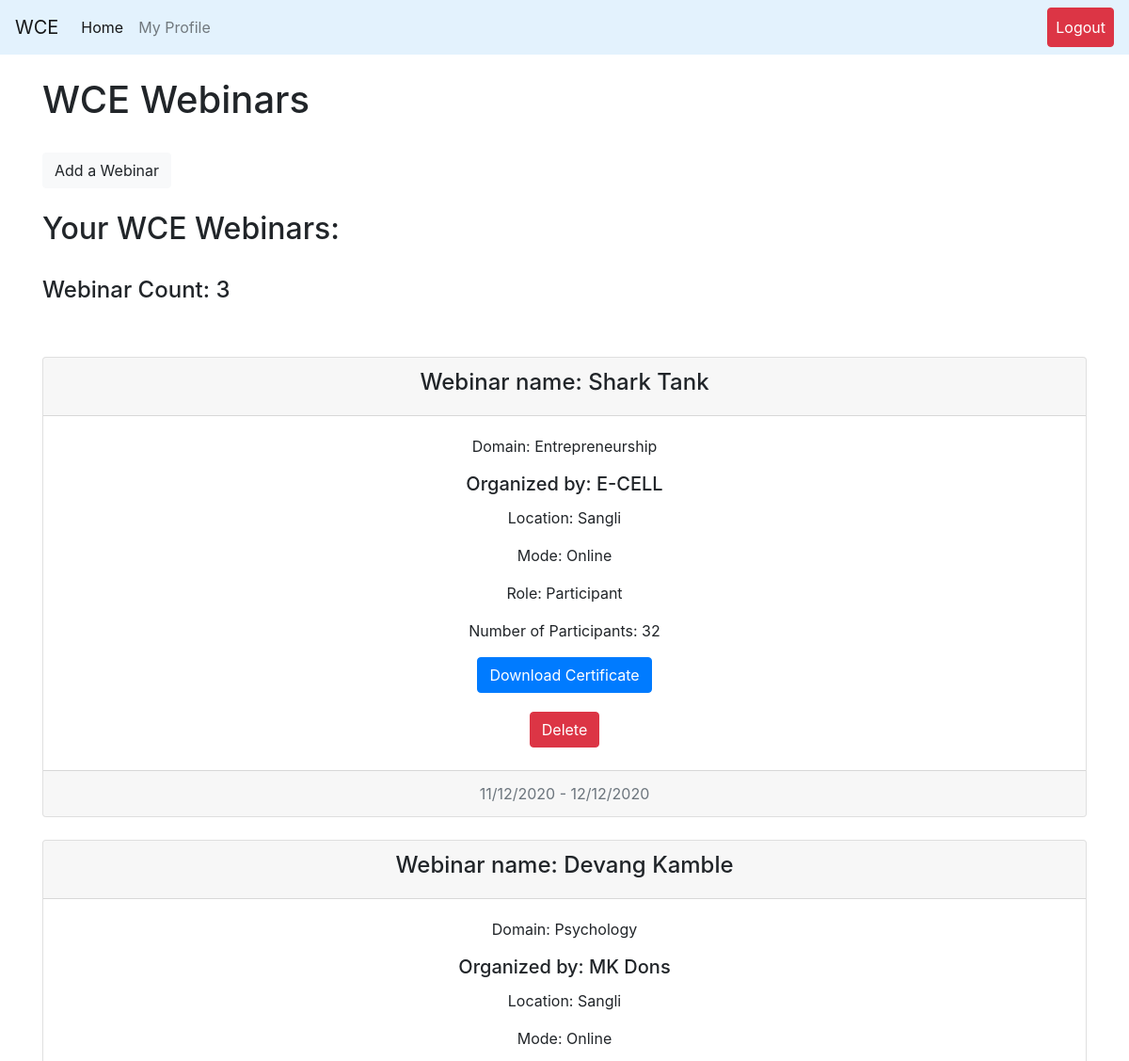
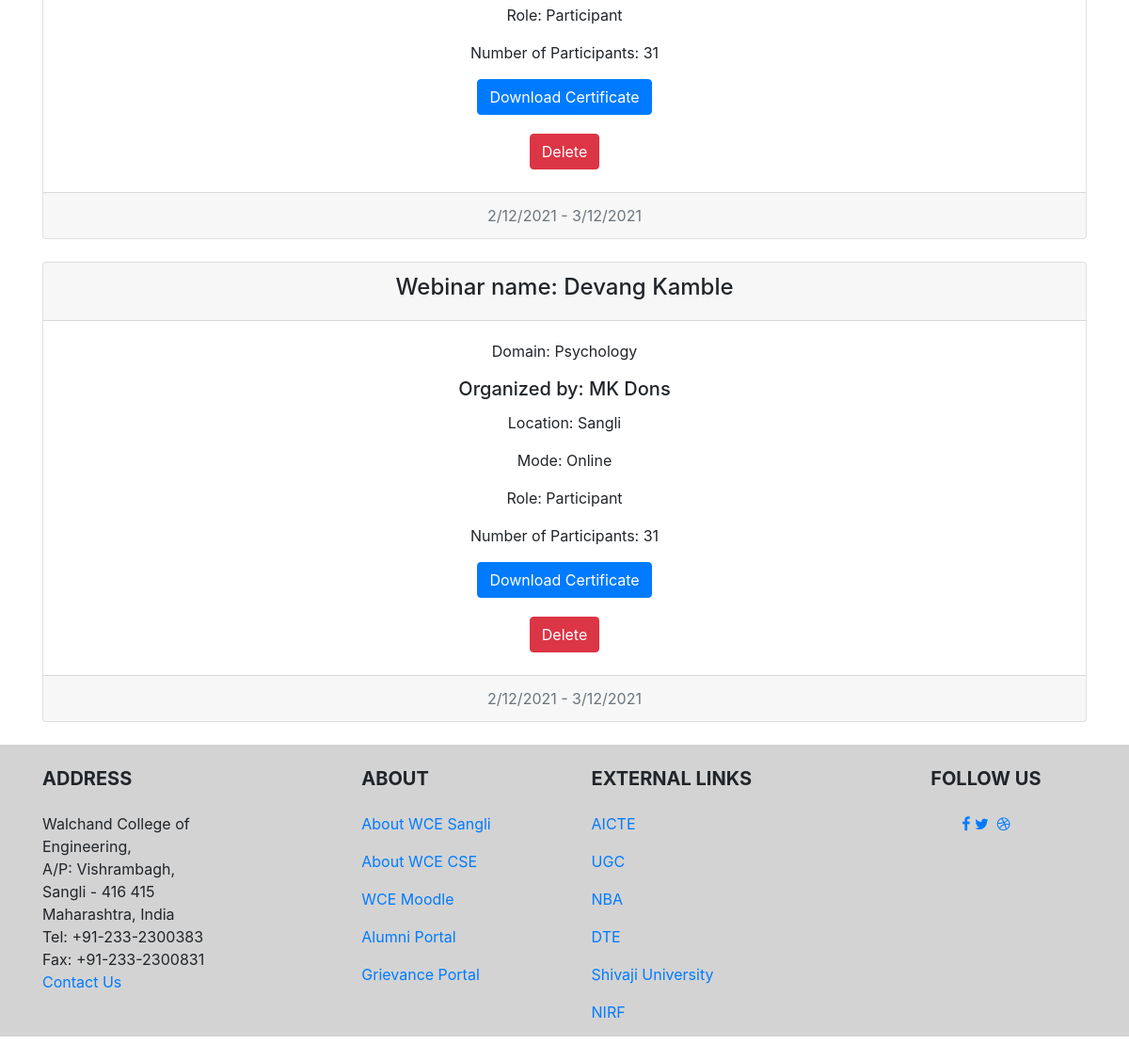
Page /faculty/WCE/Webinars (signed in) on the committed database (2 pictures, top to bottom).
### teacher/models.py (models this page shows, shortened)
class wcewebinars(models.Model):
    user = models.ForeignKey(User, on_delete=models.CASCADE)
    name = models.CharField(default='kala', max_length=30)
    domain = models.CharField(default='CSE', max_length=40)
    organizer = models.CharField(default='WCE', max_length=30) #Name of Organizing College/University
    location = models.CharField(default='Sangli', max_length=50)
    mode = models.BooleanField()  # TRUE=Inplace FALSE=Online
    role = models.CharField(default='Head', max_length=50)
    startDate = models.DateTimeField(default=timezone.now)
    endDate = models.DateTimeField(default=timezone.now)
    numberOfParticipants = models.IntegerField()
    certification = models.CharField(default='https://storage.googleapis.com/coeus-1482f.appspot.com/jrJHaAmxio5spt4okAh6Pi.pdf', max_length=500)
    certBool = models.BooleanField()

### teacher/views.py (the view)
# urls.py: path('Webinars', views.wcewebinars.as_view(), name="WCEWebinars"),
class wcewebinars(View):
    def get(self, request, template_name='teacher/organizedActivities/wcewebinars.html'):
        group = request.user.groups.all()[0].name
        if isFaculty(group) == 0:
            return render(request, 'login.html')
        else:
            try:
                user = request.user
                allWCEWebinars = WCEWebinar.objects.filter(user=user)
                countWCEWebinars = len(allWCEWebinars)
            except:
                allWCEWebinars = None
                countWCEWebinars = 0
            args = {}
            args["allWCEWebinars"] = allWCEWebinars
            args["countWCEWebinars"] = countWCEWebinars
            return render(request, template_name, args)

### teacher/views.py (called while the page is built)
def isFaculty(group_name):
    if group_name == 'faculty_group':
        return 1
    else:
        return 0

### teacher/templates/teacher/organizedActivities/wcewebinars.html (shortened to what this page needs)
{% extends 'base.html' %}
{% block content %}
<br><h1>WCE Webinars</h1><br>
<a class="btn btn-light" href="{% url 'teacher:addWCEWebinar' %}" role="button">Add a Webinar</a><br>
<br>
<h2>Your WCE Webinars: </h2>
<br>
<h4>Webinar Count: {{ countWCEWebinars }}</h4>
<br><br>
{% for i in allWCEWebinars %}
<div class="card text-center">
  <div class="card-header">
    <h4>Webinar name: {{ i.name }}</h4>
  </div>
  <div class="card-body">
    <p class="card-text">Domain: {{ i.domain }}</p>
    <h5 class="card-title">Organized by: {{ i.organizer }}</h5>
    <p class="card-text">Location: {{ i.location }}</p>
    <p class="card-text">
    {% if i.mode == True %}
    Mode: Online
    {% endif %}
    </p>
    <p class="card-text">Role: {{ i.role }}</p>
    <p class="card-text">Number of Participants: {{ i.numberOfParticipants }}</p>
    {% if i.certification != "NA" %}
    <a href="{{i.certification}}" class="btn btn-primary">Download Certificate</a>
    {% endif %}
  </div>
  <td><a href="{% url 'teacher:delete_items' i.id 'Webinars' %}"><button type="button" class="btn btn-danger">Delete</button></a></td>
  <br>
  <div class="card-footer text-muted">
        {{ i.startDate.day }}/{{ i.startDate.month }}/{{ i.startDate.year }} - {{ i.endDate.day }}/{{i.endDate.month}}/{{i.endDate.year}}
  </div>
</div>
<br>
{% endfor %}
{% endblock %}

### CoeusPro/templates/base.html (shortened to what this page needs)
<!doctype html>
<html lang="en">
{% load static %}
<head>
    <link rel="stylesheet" href="https://stackpath.bootstrapcdn.com/font-awesome/4.7.0/css/font-awesome.min.css">
    <link rel="stylesheet" href="https://stackpath.bootstrapcdn.com/bootstrap/4.5.2/css/bootstrap.min.css">
    <link rel="stylesheet" type="text/css" href="{% static 'css/footer.css' %}">
</head>
<body>
<div id="page-container">
    <nav class="navbar navbar-expand-lg navbar-light" style="background-color: #e3f2fd;">
        <a class="navbar-brand" href="http://www.walchandsangli.ac.in/" target="_blank">WCE</a>
        <div class="collapse navbar-collapse" id="navbarNavDropdown">
            <ul class="navbar-nav">
                {% for group_for in request.user.groups.all %}
                {% if group_for.name == 'student_group' %}
                <li class="nav-item active">
                    <a class="nav-link" href="{% url 'student:studentHome' %}">Home <span class="sr-only">(current)</span></a>
                </li>
                {% elif group_for.name == 'HOD_group' %}
                <li class="nav-item active">
                    <a class="nav-link" href="{% url 'HOD:HODHome' %}">Home <span class="sr-only">(current)</span></a>
                </li>
                {% elif group_for.name == 'faculty_group' %}
                <li class="nav-item active">
                    <a class="nav-link" href="{% url 'teacher:facultyHome' %}">Home <span class="sr-only">(current)</span></a>
                </li>
                {% else %}
                <li class="nav-item active">
                    <a class="nav-link" href="{% url 'home' %}">Home <span class="sr-only">(current)</span></a>
                </li>
                {% endif %}
                {% endfor %}
                {% if user.is_authenticated %}
                <li class="nav-item">
                    <a class="nav-link" href="{% url 'profile' user  %}">My Profile</a>
                </li>
            {% endif %}
        </div>
        {% if user.is_authenticated %}
        <ul class="nav navbar-nav ml-auto">
            <li class="nav-item">
                <a class="nav-link btn btn-danger" style="color: white" href="{% url 'logout' %}">Logout</a>
            </li>
        </ul>
        {% endif %}
    </nav>
    <div class="container">
        {% block content %}
        {% endblock %}
    </div>
    <footer id="footer" >
        <div class="container text-center text-md-left">
            <div class="row">
                <div class="col-md-4 col-lg-3 mr-auto my-md-4 my-0 mt-4 mb-1">
                    <h5 class="font-weight-bold text-uppercase mb-4">Address</h5>
                    <p>Walchand College of Engineering,<br>
                        A/P: Vishrambagh,<br>
                        Sangli - 416 415<br>
                        Maharashtra, India<br>
                        Tel: +91-233-2300383<br>
                        Fax: +91-233-2300831<br>
                        <a href="mailto:hod.cse@walchandsangli.ac.in">Contact Us</a>
                    </p>
                </div>
                <div class="col-md-2 col-lg-2 mx-auto my-md-4 my-0 mt-4 mb-1">
                    <h5 class="font-weight-bold text-uppercase mb-4">About</h5>
                    <ul class="list-unstyled">
                        <li>
                            <p>
                                <a href="http://www.walchandsangli.ac.in">About WCE Sangli</a>
                            </p>
                        </li>
                        <li>
                            <p>
                                <a href="http://www.walchandsangli.ac.in/Departments/CSEDepartment/CSEDept.asp">About WCE CSE</a>
                            </p>
                        </li>
                        <li>
                            <p>
                                <a href="http://112.133.242.241/moodle/">WCE Moodle</a>
                            </p>
                        </li>
                        <li>
                            <p>
                                <a href="https://alumni.walchandsangli.ac.in/">Alumni Portal</a>
                            </p>
                        </li>
                        <li>
                            <p>
                                <a href="https://walchandsangli.edugrievance.com/">Grievance Portal</a>
                            </p>
                        </li>
                    </ul>
                </div>
                <div class="col-md-4 col-lg-3 mx-auto my-md-4 my-0 mt-4 mb-1">
                    <h5 class="font-weight-bold text-uppercase mb-4">External Links</h5>
                    <ul class="list-unstyled">
                        <li>
                            <p>
                                <a href="https://www.aicte-india.org/">AICTE</a>
                            </p>
                        </li>
                        <li>
                            <p>
                                <a href="https://www.ugc.ac.in/">UGC</a>
                            </p>
                        </li>
                        <li>
                            <p>
                                <a href="https://www.nbaind.org/">NBA</a>
                            </p>
                        </li>
                        <li>
                            <p>
                                <a href="http://www.dtemaharashtra.gov.in/index.html">DTE</a>
                            </p>
                        </li>
                        <li>
                            <p>
                                <a href="http://www.unishivaji.ac.in/">Shivaji University</a>
                            </p>
                        </li>
                        <li>
                            <p>
                                <a href="https://www.nirfindia.org/Home">NIRF</a>
                            </p>
                        </li>
                    </ul>
                </div>
                <div class="col-md-2 col-lg-2 text-center mx-auto my-4">
                    <h5 class="font-weight-bold text-uppercase mb-4">Follow Us</h5>
                    <a type="button" class="btn-floating btn-fb">
                        <p><i class="fa fa-facebook-f"></i></p>
                    </a>
                    <a type="button" class="btn-floating btn-tw">
                        <p><i class="fa fa-twitter"></i></p>
                    </a>
                    <a type="button" class="btn-floating btn-dribbble">
                        <p><i class="fa fa-dribbble"></i></p>
                    </a>
                </div>
            </div>
        </div>
    </footer>
</div>
</body>
</html>

### static/css/footer.css (style rules this page uses)
body { min-height: 90vh; position: relative; margin: 0; box-sizing: border-box; }
footer { background: lightgrey; position: absolute; top: 100%; height: 310px; width: 100%; }

### rows in the picture
wcewebinars: name "Shark Tank", domain "Entrepreneurship", organizer "E-CELL", location "Sangli", mode "Mode: Online", role "Participant", numberOfParticipants "32", startDate.day "11", startDate.month "12", startDate.year "2020", endDate.day "12", endDate.month "12", endDate.year "2020"
wcewebinars: name "Devang Kamble", domain "Psychology", organizer "MK Dons", location "Sangli", mode "Mode: Online", role "Participant", numberOfParticipants "31", startDate.day "2", startDate.month "12", startDate.year "2021", endDate.day "3", endDate.month "12", endDate.year "2021"
wcewebinars: name "Devang Kamble", domain "Psychology", organizer "MK Dons", location "Sangli", mode "Mode: Online", role "Participant", numberOfParticipants "31", startDate.day "2", startDate.month "12", startDate.year "2021", endDate.day "3", endDate.month "12", endDate.year "2021"

### other values in the picture
{{ countWCEWebinars }} "3"
